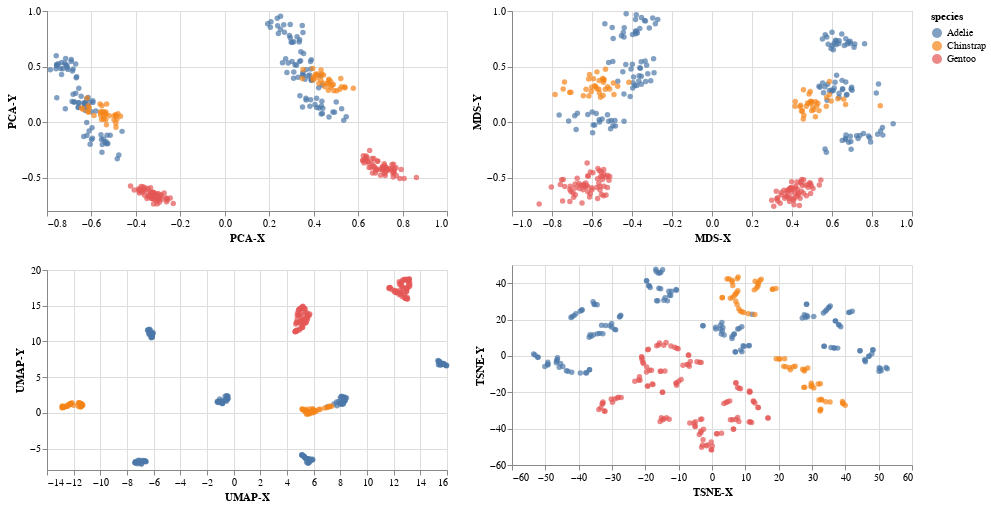

Notebook source saved alongside this figure:
### Markdown cell above
Luego nos encargamos de crear un *scatterplot* por cada reducción aplicada. Adicionalmente, pintaremos cada punto en función de la especie del pingüino.

### Code cell
# Esta función creará los gráficos que vamos a usar.
def make_chart(dataset, metodo):
    """
    :param dataset: dataframe con los datos
    :param metodo: string con el método de reducción utilizado
    :return un Chart de Altair
    """
    source = pd.DataFrame(dataset.copy())
    source['species'] = data['species'].values

    chart = alt.Chart(source).mark_circle().encode(
        x=alt.X('X', axis=alt.Axis(title=f'{metodo}-X')),
        y=alt.Y('Y', axis=alt.Axis(title=f'{metodo}-Y')),
        color=alt.Color('species:N'),
    ).properties(width=400, height=200)
    return chart

# Se crean los gráficos para cada uno de
# los DataFrame obtenidos en las distintas reducciones.
pca_chart = make_chart(pca_data, "PCA")
tsne_chart = make_chart(tsne_data, "TSNE")
mds_chart = make_chart(mds_data, "MDS")
umap_chart = make_chart(umap_data, "UMAP")


# Los organizamos y mostramos.
((pca_chart & umap_chart)|( mds_chart & tsne_chart))

### Figure 1 — Vega-Lite specification as saved in the notebook (floating-point values rounded to 4 significant figures; data arrays with more than 128 entries replaced by an {"elided": "..."} marker saying what was removed)
{"config": {"view": {"continuousWidth": 400, "continuousHeight": 300}}, "hconcat": [{"vconcat": [{"data": {"name": "data-2a728d58b820cd368e17c19120d4a2fa"}, "mark": "circle", "encoding": {"color": {"field": "species", "type": "nominal"}, "x": {"axis": {"title": "PCA-X"}, "field": "X", "type": "quantitative"}, "y": {"axis": {"title": "PCA-Y"}, "field": "Y", "type": "quantitative"}}, "height": 200, "width": 400}, {"data": {"name": "data-42fdb1c32c618c07428cf0b0dc06bee7"}, "mark": "circle", "encoding": {"color": {"field": "species", "type": "nominal"}, "x": {"axis": {"title": "UMAP-X"}, "field": "X", "type": "quantitative"}, "y": {"axis": {"title": "UMAP-Y"}, "field": "Y", "type": "quantitative"}}, "height": 200, "width": 400}]}, {"vconcat": [{"data": {"name": "data-c27e7ca018d514f2710cca1d5a524fca"}, "mark": "circle", "encoding": {"color": {"field": "species", "type": "nominal"}, "x": {"axis": {"title": "MDS-X"}, "field": "X", "type": "quantitative"}, "y": {"axis": {"title": "MDS-Y"}, "field": "Y", "type": "quantitative"}}, "height": 200, "width": 400}, {"data": {"name": "data-a4e4adf6d083a7d9cb23b8567e84a41b"}, "mark": "circle", "encoding": {"color": {"field": "species", "type": "nominal"}, "x": {"axis": {"title": "TSNE-X"}, "field": "X", "type": "quantitative"}, "y": {"axis": {"title": "TSNE-Y"}, "field": "Y", "type": "quantitative"}}, "height": 200, "width": 400}]}], "$schema": "https://vega.github.io/schema/vega-lite/v4.17.0.json", "datasets": {"data-2a728d58b820cd368e17c19120d4a2fa": {"elided": "333 records"}, "data-42fdb1c32c618c07428cf0b0dc06bee7": {"elided": "333 records"}, "data-c27e7ca018d514f2710cca1d5a524fca": {"elided": "333 records"}, "data-a4e4adf6d083a7d9cb23b8567e84a41b": {"elided": "333 records"}}}
